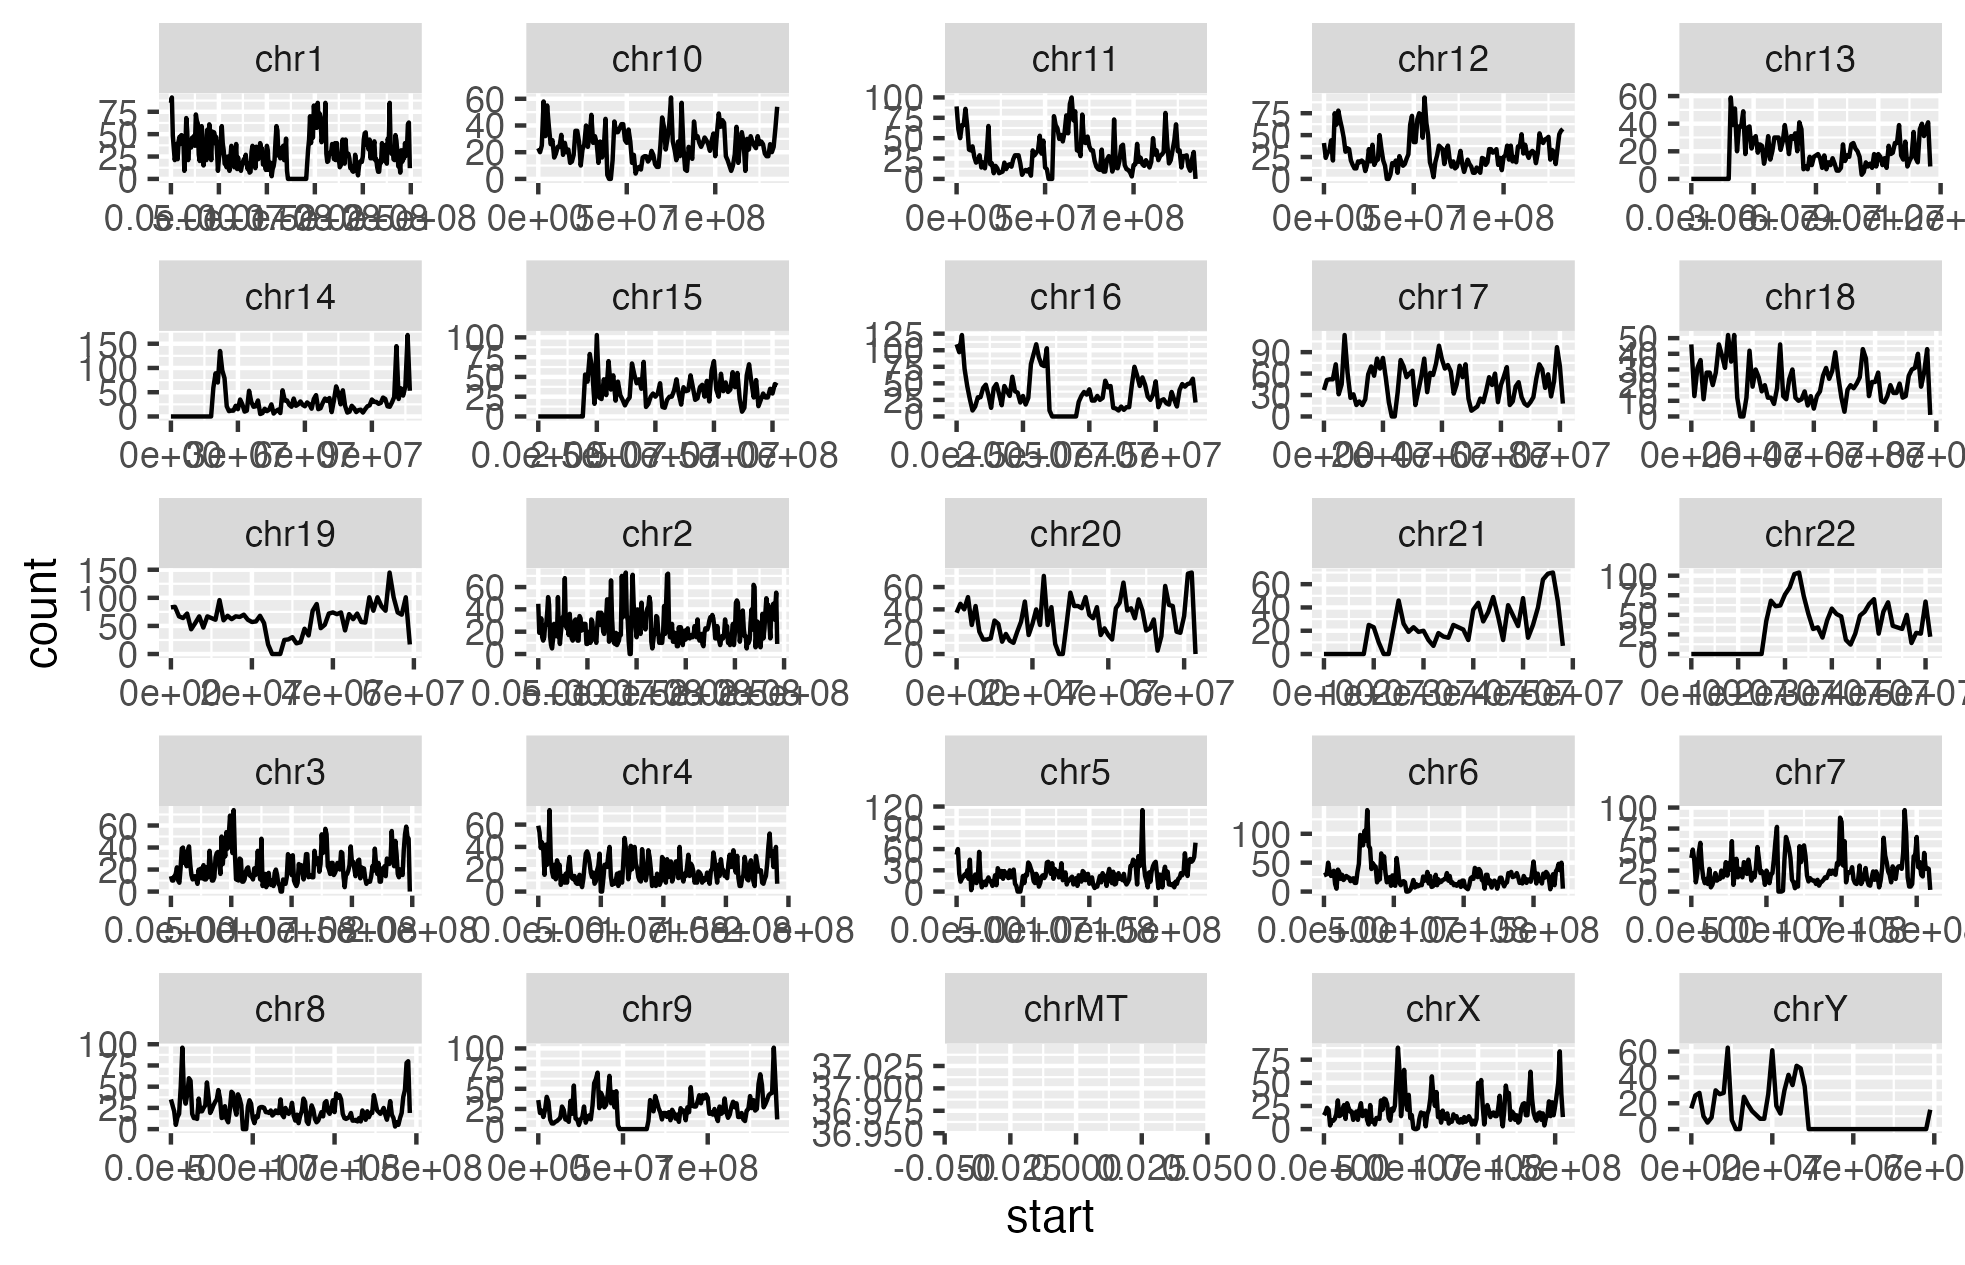

The R source for this figure:
library (tidyverse)
setwd("/Users/cmdb/qb25-answers/Week 1")
header <- c("chr", "start", "end", "count")
df_kc <- read_tsv("hg19-kc-count.bed", col_names = header)

filter(chr == "chr1")

ggplot(data = df_kc, aes(x = start, y = count)) + 
  geom_line() + facet_wrap("chr", scales = "free")
  
ggsave("exercise1.png")
